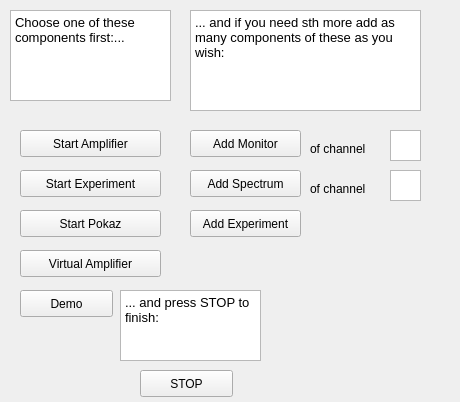
<?xml version="1.0" encoding="UTF-8"?>
<ui version="4.0">
 <class>Form</class>
 <widget class="QWidget" name="Form">
  <property name="geometry">
   <rect>
    <x>0</x>
    <y>0</y>
    <width>460</width>
    <height>402</height>
   </rect>
  </property>
  <property name="windowTitle">
   <string>Form</string>
  </property>
  <widget class="QPushButton" name="Amplifier">
   <property name="geometry">
    <rect>
     <x>20</x>
     <y>130</y>
     <width>141</width>
     <height>27</height>
    </rect>
   </property>
   <property name="text">
    <string>Start Amplifier</string>
   </property>
  </widget>
  <widget class="QPushButton" name="Experiment">
   <property name="geometry">
    <rect>
     <x>20</x>
     <y>170</y>
     <width>141</width>
     <height>27</height>
    </rect>
   </property>
   <property name="text">
    <string>Start Experiment</string>
   </property>
  </widget>
  <widget class="QPushButton" name="Pokaz">
   <property name="geometry">
    <rect>
     <x>20</x>
     <y>210</y>
     <width>141</width>
     <height>27</height>
    </rect>
   </property>
   <property name="text">
    <string>Start Pokaz</string>
   </property>
  </widget>
  <widget class="QPushButton" name="AddMonitor">
   <property name="geometry">
    <rect>
     <x>190</x>
     <y>130</y>
     <width>111</width>
     <height>27</height>
    </rect>
   </property>
   <property name="text">
    <string>Add Monitor</string>
   </property>
  </widget>
  <widget class="QPushButton" name="AddSpectrum">
   <property name="geometry">
    <rect>
     <x>190</x>
     <y>170</y>
     <width>111</width>
     <height>27</height>
    </rect>
   </property>
   <property name="text">
    <string>Add Spectrum</string>
   </property>
  </widget>
  <widget class="QPushButton" name="AddExperiment">
   <property name="geometry">
    <rect>
     <x>190</x>
     <y>210</y>
     <width>111</width>
     <height>27</height>
    </rect>
   </property>
   <property name="text">
    <string>Add Experiment</string>
   </property>
  </widget>
  <widget class="QTextBrowser" name="textBrowser">
   <property name="geometry">
    <rect>
     <x>10</x>
     <y>10</y>
     <width>161</width>
     <height>91</height>
    </rect>
   </property>
   <property name="html">
    <string>&lt;!DOCTYPE HTML PUBLIC &quot;-//W3C//DTD HTML 4.0//EN&quot; &quot;http://www.w3.org/TR/REC-html40/strict.dtd&quot;&gt;
&lt;html&gt;&lt;head&gt;&lt;meta name=&quot;qrichtext&quot; content=&quot;1&quot; /&gt;&lt;style type=&quot;text/css&quot;&gt;
p, li { white-space: pre-wrap; }
&lt;/style&gt;&lt;/head&gt;&lt;body style=&quot; font-family:'Sans'; font-size:10pt; font-weight:400; font-style:normal;&quot;&gt;
&lt;p style=&quot; margin-top:0px; margin-bottom:0px; margin-left:0px; margin-right:0px; -qt-block-indent:0; text-indent:0px;&quot;&gt;Choose one of these components first:...&lt;/p&gt;&lt;/body&gt;&lt;/html&gt;</string>
   </property>
  </widget>
  <widget class="QTextBrowser" name="textBrowser_2">
   <property name="geometry">
    <rect>
     <x>190</x>
     <y>10</y>
     <width>231</width>
     <height>101</height>
    </rect>
   </property>
   <property name="html">
    <string>&lt;!DOCTYPE HTML PUBLIC &quot;-//W3C//DTD HTML 4.0//EN&quot; &quot;http://www.w3.org/TR/REC-html40/strict.dtd&quot;&gt;
&lt;html&gt;&lt;head&gt;&lt;meta name=&quot;qrichtext&quot; content=&quot;1&quot; /&gt;&lt;style type=&quot;text/css&quot;&gt;
p, li { white-space: pre-wrap; }
&lt;/style&gt;&lt;/head&gt;&lt;body style=&quot; font-family:'Sans'; font-size:10pt; font-weight:400; font-style:normal;&quot;&gt;
&lt;p style=&quot; margin-top:0px; margin-bottom:0px; margin-left:0px; margin-right:0px; -qt-block-indent:0; text-indent:0px;&quot;&gt;... and if you need sth more add as many components of these as you wish:&lt;/p&gt;&lt;/body&gt;&lt;/html&gt;</string>
   </property>
  </widget>
  <widget class="QPushButton" name="Demo">
   <property name="geometry">
    <rect>
     <x>20</x>
     <y>290</y>
     <width>93</width>
     <height>27</height>
    </rect>
   </property>
   <property name="text">
    <string>Demo</string>
   </property>
  </widget>
  <widget class="QPushButton" name="Stop">
   <property name="geometry">
    <rect>
     <x>140</x>
     <y>370</y>
     <width>93</width>
     <height>27</height>
    </rect>
   </property>
   <property name="text">
    <string>STOP</string>
   </property>
  </widget>
  <widget class="QPushButton" name="VirtualAmplifier">
   <property name="geometry">
    <rect>
     <x>20</x>
     <y>250</y>
     <width>141</width>
     <height>27</height>
    </rect>
   </property>
   <property name="text">
    <string>Virtual Amplifier</string>
   </property>
  </widget>
  <widget class="QTextBrowser" name="textBrowser_3">
   <property name="geometry">
    <rect>
     <x>120</x>
     <y>290</y>
     <width>141</width>
     <height>71</height>
    </rect>
   </property>
   <property name="html">
    <string>&lt;!DOCTYPE HTML PUBLIC &quot;-//W3C//DTD HTML 4.0//EN&quot; &quot;http://www.w3.org/TR/REC-html40/strict.dtd&quot;&gt;
&lt;html&gt;&lt;head&gt;&lt;meta name=&quot;qrichtext&quot; content=&quot;1&quot; /&gt;&lt;style type=&quot;text/css&quot;&gt;
p, li { white-space: pre-wrap; }
&lt;/style&gt;&lt;/head&gt;&lt;body style=&quot; font-family:'Sans'; font-size:10pt; font-weight:400; font-style:normal;&quot;&gt;
&lt;p style=&quot; margin-top:0px; margin-bottom:0px; margin-left:0px; margin-right:0px; -qt-block-indent:0; text-indent:0px;&quot;&gt;... and press STOP to finish:&lt;/p&gt;&lt;/body&gt;&lt;/html&gt;</string>
   </property>
  </widget>
  <widget class="QLabel" name="label">
   <property name="geometry">
    <rect>
     <x>310</x>
     <y>140</y>
     <width>81</width>
     <height>17</height>
    </rect>
   </property>
   <property name="text">
    <string>of channel</string>
   </property>
  </widget>
  <widget class="QLabel" name="label_2">
   <property name="geometry">
    <rect>
     <x>310</x>
     <y>180</y>
     <width>81</width>
     <height>17</height>
    </rect>
   </property>
   <property name="text">
    <string>of channel</string>
   </property>
  </widget>
  <widget class="QTextEdit" name="monitorChannel">
   <property name="geometry">
    <rect>
     <x>390</x>
     <y>130</y>
     <width>31</width>
     <height>31</height>
    </rect>
   </property>
  </widget>
  <widget class="QTextEdit" name="spectrumChannel">
   <property name="geometry">
    <rect>
     <x>390</x>
     <y>170</y>
     <width>31</width>
     <height>31</height>
    </rect>
   </property>
  </widget>
 </widget>
 <resources/>
 <connections/>
</ui>
